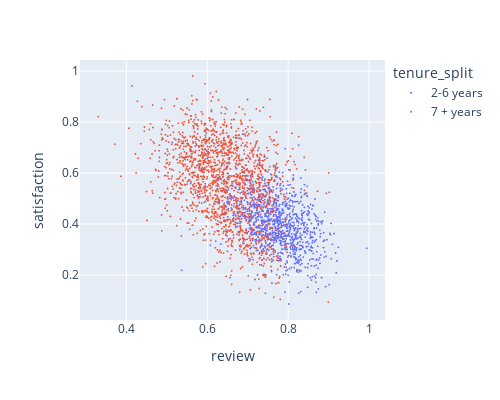

Notebook source saved alongside this figure:
### Code cell
import plotly.express as px

fig = px.scatter(df[df["left"]=="yes"], x="review",y="satisfaction", color="tenure_split",width=500,
    height=400)
fig.update_traces(marker_size=2)
fig.show()

### Figure 1 — Plotly figure (JSON) as saved in the notebook; plotly's stock layout.template omitted (floating-point values rounded to 4 significant figures; data arrays with more than 128 entries replaced by an {"elided": "..."} marker saying what was removed)
{"data": [{"hovertemplate": "tenure_split=2-6 years<br>review=%{x}<br>satisfaction=%{y}<extra></extra>", "legendgroup": "2-6 years", "marker": {"color": "#636efa", "size": 2, "symbol": "circle"}, "mode": "markers", "name": "2-6 years", "showlegend": true, "type": "scattergl", "x": {"elided": "1124 float values"}, "xaxis": "x", "y": {"elided": "1124 float values"}, "yaxis": "y"}, {"hovertemplate": "tenure_split=7 + years<br>review=%{x}<br>satisfaction=%{y}<extra></extra>", "legendgroup": "7 + years", "marker": {"color": "#EF553B", "size": 2, "symbol": "circle"}, "mode": "markers", "name": "7 + years", "showlegend": true, "type": "scattergl", "x": {"elided": "1660 float values"}, "xaxis": "x", "y": {"elided": "1660 float values"}, "yaxis": "y"}], "layout": {"height": 400, "legend": {"title": {"text": "tenure_split"}, "tracegroupgap": 0}, "margin": {"t": 60}, "width": 500, "xaxis": {"anchor": "y", "domain": [0, 1], "title": {"text": "review"}}, "yaxis": {"anchor": "x", "domain": [0, 1], "title": {"text": "satisfaction"}}}}
